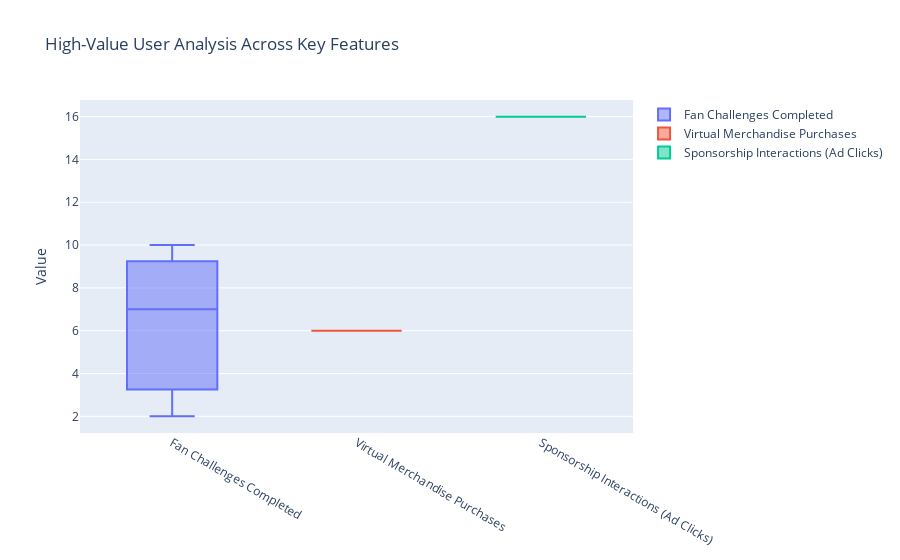

The notebook cell this image was saved under:
### Code cell
# ------------------- High-Value User Analysis ---------------------
# High-Value User Analysis
high_value_users = data[(data['Virtual Merchandise Purchases'] > data['Virtual Merchandise Purchases'].quantile(0.75)) &
                        (data['Sponsorship Interactions (Ad Clicks)'] > data['Sponsorship Interactions (Ad Clicks)'].quantile(0.75))]

# Dynamic Boxplot for High-Value Users
fig2 = go.Figure()
for feature in ['Fan Challenges Completed', 'Virtual Merchandise Purchases', 'Sponsorship Interactions (Ad Clicks)']:
    fig2.add_trace(go.Box(y=high_value_users[feature], name=feature))

fig2.update_layout(title_text='High-Value User Analysis Across Key Features', yaxis_title='Value')
fig2.show()

# Description for High-Value User Boxplot
print("### High-Value User Analysis Plot Description:")
print(f"This boxplot highlights the distribution of high-value users across key features like {', '.join(['Fan Challenges Completed', 'Virtual Merchandise Purchases', 'Sponsorship Interactions (Ad Clicks)'])}.")

### Figure 1 — Plotly figure (JSON) as saved in the notebook; plotly's stock layout.template omitted (floating-point values rounded to 4 significant figures)
{"data": [{"name": "Fan Challenges Completed", "type": "box", "y": [7, 10, 2]}, {"name": "Virtual Merchandise Purchases", "type": "box", "y": [6, 6, 6]}, {"name": "Sponsorship Interactions (Ad Clicks)", "type": "box", "y": [16, 16, 16]}], "layout": {"title": {"text": "High-Value User Analysis Across Key Features"}, "yaxis": {"title": {"text": "Value"}}}}
